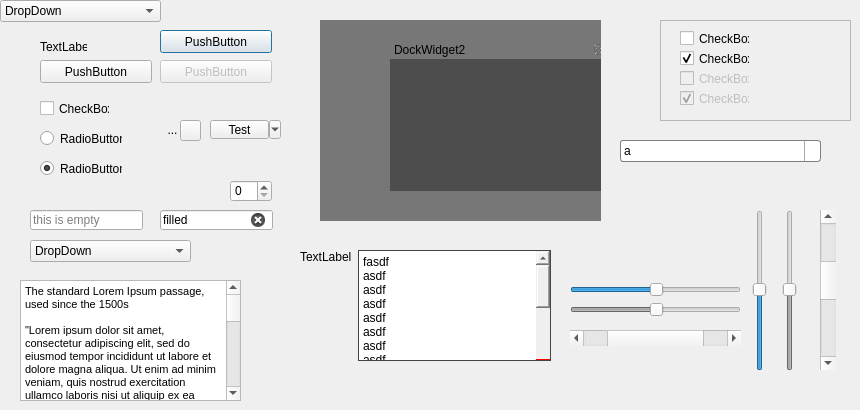
  <widget class="QWidget" name="centralwidget">
   <widget class="QPushButton" name="pushButton">
    <property name="geometry">
     <rect>
      <x>40</x>
      <y>60</y>
      <width>112</width>
      <height>23</height>
     </rect>
    </property>
    <property name="text">
     <string>PushButton</string>
    </property>
    <property name="flat">
     <bool>false</bool>
    </property>
   </widget>
   <widget class="QCheckBox" name="checkBox">
    <property name="geometry">
     <rect>
      <x>40</x>
      <y>100</y>
      <width>70</width>
      <height>17</height>
     </rect>
    </property>
    <property name="text">
     <string>CheckBox</string>
    </property>
   </widget>
   <widget class="QRadioButton" name="radioButton">
    <property name="geometry">
     <rect>
      <x>40</x>
      <y>130</y>
      <width>82</width>
      <height>17</height>
     </rect>
    </property>
    <property name="text">
     <string>RadioButton</string>
    </property>
   </widget>
   <widget class="QRadioButton" name="radioButton_2">
    <property name="geometry">
     <rect>
      <x>40</x>
      <y>160</y>
      <width>82</width>
      <height>17</height>
     </rect>
    </property>
    <property name="text">
     <string>RadioButton</string>
    </property>
    <property name="checked">
     <bool>true</bool>
    </property>
   </widget>
   <widget class="QSlider" name="horizontalSlider">
    <property name="enabled">
     <bool>false</bool>
    </property>
    <property name="geometry">
     <rect>
      <x>570</x>
      <y>300</y>
      <width>171</width>
      <height>19</height>
     </rect>
    </property>
    <property name="value">
     <number>50</number>
    </property>
    <property name="orientation">
     <enum>Qt::Horizontal</enum>
    </property>
   </widget>
   <widget class="QScrollBar" name="verticalScrollBar">
    <property name="geometry">
     <rect>
      <x>820</x>
      <y>210</y>
      <width>16</width>
      <height>160</height>
     </rect>
    </property>
    <property name="maximum">
     <number>50</number>
    </property>
    <property name="pageStep">
     <number>20</number>
    </property>
    <property name="value">
     <number>20</number>
    </property>
    <property name="sliderPosition">
     <number>20</number>
    </property>
    <property name="orientation">
     <enum>Qt::Vertical</enum>
    </property>
   </widget>
   <widget class="QScrollBar" name="horizontalScrollBar">
    <property name="geometry">
     <rect>
      <x>570</x>
      <y>330</y>
      <width>171</width>
      <height>16</height>
     </rect>
    </property>
    <property name="maximum">
     <number>20</number>
    </property>
    <property name="pageStep">
     <number>40</number>
    </property>
    <property name="value">
     <number>10</number>
    </property>
    <property name="orientation">
     <enum>Qt::Horizontal</enum>
    </property>
   </widget>
   <widget class="QSlider" name="verticalSlider">
    <property name="geometry">
     <rect>
      <x>750</x>
      <y>210</y>
      <width>19</width>
      <height>161</height>
     </rect>
    </property>
    <property name="value">
     <number>50</number>
    </property>
    <property name="orientation">
     <enum>Qt::Vertical</enum>
    </property>
   </widget>
   <widget class="QComboBox" name="comboBox">
    <property name="geometry">
     <rect>
      <x>30</x>
      <y>240</y>
      <width>161</width>
      <height>22</height>
     </rect>
    </property>
    <item>
     <property name="text">
      <string>DropDown</string>
     </property>
    </item>
    <item>
     <property name="text">
      <string>a</string>
     </property>
    </item>
    <item>
     <property name="text">
      <string>b</string>
     </property>
    </item>
    <item>
     <property name="text">
      <string>c</string>
     </property>
    </item>
    <item>
     <property name="text">
      <string>d</string>
     </property>
    </item>
    <item>
     <property name="text">
      <string>e</string>
     </property>
    </item>
    <item>
     <property name="text">
      <string>f</string>
     </property>
    </item>
    <item>
     <property name="text">
      <string>g</string>
     </property>
    </item>
    <item>
     <property name="text">
      <string>h</string>
     </property>
    </item>
    <item>
     <property name="text">
      <string>i</string>
     </property>
    </item>
    <item>
     <property name="text">
      <string>j</string>
     </property>
    </item>
    <item>
     <property name="text">
      <string>k</string>
     </property>
    </item>
    <item>
     <property name="text">
      <string>l</string>
     </property>
    </item>
    <item>
     <property name="text">
      <string>m</string>
     </property>
    </item>
    <item>
     <property name="text">
      <string>n</string>
     </property>
    </item>
    <item>
     <property name="text">
      <string>o</string>
     </property>
    </item>
    <item>
     <property name="text">
      <string>p</string>
     </property>
    </item>
    <item>
     <property name="text">
      <string>q</string>
     </property>
    </item>
    <item>
     <property name="text">
      <string>r</string>
     </property>
    </item>
    <item>
     <property name="text">
      <string>s</string>
     </property>
    </item>
    <item>
     <property name="text">
      <string>t</string>
     </property>
    </item>
    <item>
     <property name="text">
      <string>u</string>
     </property>
    </item>
    <item>
     <property name="text">
      <string>v</string>
     </property>
    </item>
    <item>
     <property name="text">
      <string>w</string>
     </property>
    </item>
    <item>
     <property name="text">
      <string>x</string>
     </property>
    </item>
    <item>
     <property name="text">
      <string>y</string>
     </property>
    </item>
    <item>
     <property name="text">
      <string>z</string>
     </property>
    </item>
   </widget>
   <widget class="QWidget" name="widget" native="true">
    <property name="geometry">
     <rect>
      <x>320</x>
      <y>20</y>
      <width>281</width>
      <height>201</height>
     </rect>
    </property>
    <property name="styleSheet">
     <string notr="true">QWidget {
	background-color: #777
}</string>
    </property>
    <widget class="QDockWidget" name="dockWidget_2">
     <property name="geometry">
      <rect>
       <x>70</x>
       <y>20</y>
       <width>231</width>
       <height>151</height>
      </rect>
     </property>
     <property name="styleSheet">
      <string notr="true">QWidget {
	background-color: #4D4D4D;
}</string>
     </property>
     <property name="floating">
      <bool>false</bool>
     </property>
     <property name="windowTitle">
      <string>DockWidget2</string>
     </property>
     <widget class="QWidget" name="dockWidgetContents_2"/>
    </widget>
   </widget>
   <widget class="QTextEdit" name="textEdit">
    <property name="geometry">
     <rect>
      <x>20</x>
      <y>280</y>
      <width>221</width>
      <height>121</height>
     </rect>
    </property>
    <property name="html">
     <string>&lt;!DOCTYPE HTML PUBLIC &quot;-//W3C//DTD HTML 4.0//EN&quot; &quot;http://www.w3.org/TR/REC-html40/strict.dtd&quot;&gt;
&lt;html&gt;&lt;head&gt;&lt;meta name=&quot;qrichtext&quot; content=&quot;1&quot; /&gt;&lt;style type=&quot;text/css&quot;&gt;
p, li { white-space: pre-wrap; }
&lt;/style&gt;&lt;/head&gt;&lt;body style=&quot; font-family:'Segoe UI'; font-size:8.25pt; font-weight:400; font-style:normal;&quot;&gt;
&lt;p style=&quot; margin-top:0px; margin-bottom:0px; margin-left:0px; margin-right:0px; -qt-block-indent:0; text-indent:0px;&quot;&gt;&lt;span style=&quot; font-family:'Calibra';&quot;&gt;The standard Lorem Ipsum passage, used since the 1500s&lt;/span&gt;&lt;/p&gt;
&lt;p style=&quot;-qt-paragraph-type:empty; margin-top:0px; margin-bottom:0px; margin-left:0px; margin-right:0px; -qt-block-indent:0; text-indent:0px; font-family:'Calibra';&quot;&gt;&lt;br /&gt;&lt;/p&gt;
&lt;p style=&quot; margin-top:0px; margin-bottom:0px; margin-left:0px; margin-right:0px; -qt-block-indent:0; text-indent:0px;&quot;&gt;&lt;span style=&quot; font-family:'Calibra';&quot;&gt;&amp;quot;Lorem ipsum dolor sit amet, consectetur adipiscing elit, sed do eiusmod tempor incididunt ut labore et dolore magna aliqua. Ut enim ad minim veniam, quis nostrud exercitation ullamco laboris nisi ut aliquip ex ea commodo consequat. Duis aute irure dolor in reprehenderit in voluptate velit esse cillum dolore eu fugiat nulla pariatur. Excepteur sint occaecat cupidatat non proident, sunt in culpa qui officia deserunt mollit anim id est laborum.&amp;quot;&lt;/span&gt;&lt;/p&gt;
&lt;p style=&quot; margin-top:0px; margin-bottom:0px; margin-left:0px; margin-right:0px; -qt-block-indent:0; text-indent:0px;&quot;&gt;&lt;span style=&quot; font-family:'Calibra';&quot;&gt;Section 1.10.32 of &amp;quot;de Finibus Bonorum et Malorum&amp;quot;, written by Cicero in 45 BC&lt;/span&gt;&lt;/p&gt;
&lt;p style=&quot;-qt-paragraph-type:empty; margin-top:0px; margin-bottom:0px; margin-left:0px; margin-right:0px; -qt-block-indent:0; text-indent:0px; font-family:'Calibra';&quot;&gt;&lt;br /&gt;&lt;/p&gt;
&lt;p style=&quot; margin-top:0px; margin-bottom:0px; margin-left:0px; margin-right:0px; -qt-block-indent:0; text-indent:0px;&quot;&gt;&lt;span style=&quot; font-family:'Calibra';&quot;&gt;&amp;quot;Sed ut perspiciatis unde omnis iste natus error sit voluptatem accusantium doloremque laudantium, totam rem aperiam, eaque ipsa quae ab illo inventore veritatis et quasi architecto beatae vitae dicta sunt explicabo. Nemo enim ipsam voluptatem quia voluptas sit aspernatur aut odit aut fugit, sed quia consequuntur magni dolores eos qui ratione voluptatem sequi nesciunt. Neque porro quisquam est, qui dolorem ipsum quia dolor sit amet, consectetur, adipisci velit, sed quia non numquam eius modi tempora incidunt ut labore et dolore magnam aliquam quaerat voluptatem. Ut enim ad minima veniam, quis nostrum exercitationem ullam corporis suscipit laboriosam, nisi ut aliquid ex ea commodi consequatur? Quis autem vel eum iure reprehenderit qui in ea voluptate velit esse quam nihil molestiae consequatur, vel illum qui dolorem eum fugiat quo voluptas nulla pariatur?&amp;quot;&lt;/span&gt;&lt;/p&gt;&lt;/body&gt;&lt;/html&gt;</string>
    </property>
   </widget>
   <widget class="QLineEdit" name="lineEdit">
    <property name="geometry">
     <rect>
      <x>30</x>
      <y>210</y>
      <width>113</width>
      <height>20</height>
     </rect>
    </property>
    <property name="text">
     <string/>
    </property>
    <property name="placeholderText">
     <string>this is empty</string>
    </property>
    <property name="clearButtonEnabled">
     <bool>true</bool>
    </property>
   </widget>
   <widget class="QSpinBox" name="spinBox">
    <property name="geometry">
     <rect>
      <x>230</x>
      <y>180</y>
      <width>42</width>
      <height>22</height>
     </rect>
    </property>
   </widget>
   <widget class="QLabel" name="label">
    <property name="geometry">
     <rect>
      <x>40</x>
      <y>40</y>
      <width>47</width>
      <height>13</height>
     </rect>
    </property>
    <property name="text">
     <string>TextLabel</string>
    </property>
   </widget>
   <widget class="QToolButton" name="toolButton_2">
    <property name="geometry">
     <rect>
      <x>160</x>
      <y>120</y>
      <width>25</width>
      <height>19</height>
     </rect>
    </property>
    <property name="text">
     <string>...</string>
    </property>
    <property name="icon">
     <iconset>
      <normaloff>:/stylesheets/images/dock-sticky.png</normaloff>:/stylesheets/images/dock-sticky.png</iconset>
    </property>
    <property name="autoRaise">
     <bool>true</bool>
    </property>
   </widget>
   <widget class="QToolButton" name="toolButton_3">
    <property name="geometry">
     <rect>
      <x>220</x>
      <y>120</y>
      <width>25</width>
      <height>19</height>
     </rect>
    </property>
    <property name="text">
     <string>...</string>
    </property>
    <property name="icon">
     <iconset>
      <normaloff>:/stylesheets/images/close.png</normaloff>:/stylesheets/images/close.png</iconset>
    </property>
    <property name="autoRaise">
     <bool>true</bool>
    </property>
   </widget>
   <widget class="QPushButton" name="pushButton_2">
    <property name="enabled">
     <bool>false</bool>
    </property>
    <property name="geometry">
     <rect>
      <x>160</x>
      <y>60</y>
      <width>112</width>
      <height>23</height>
     </rect>
    </property>
    <property name="text">
     <string>PushButton</string>
    </property>
   </widget>
   <widget class="QSlider" name="horizontalSlider_2">
    <property name="geometry">
     <rect>
      <x>570</x>
      <y>280</y>
      <width>171</width>
      <height>19</height>
     </rect>
    </property>
    <property name="value">
     <number>50</number>
    </property>
    <property name="orientation">
     <enum>Qt::Horizontal</enum>
    </property>
   </widget>
   <widget class="QSlider" name="verticalSlider_2">
    <property name="enabled">
     <bool>false</bool>
    </property>
    <property name="geometry">
     <rect>
      <x>780</x>
      <y>210</y>
      <width>19</width>
      <height>161</height>
     </rect>
    </property>
    <property name="value">
     <number>50</number>
    </property>
    <property name="orientation">
     <enum>Qt::Vertical</enum>
    </property>
   </widget>
   <widget class="QFrame" name="frame_2">
    <property name="geometry">
     <rect>
      <x>660</x>
      <y>20</y>
      <width>191</width>
      <height>101</height>
     </rect>
    </property>
    <property name="styleSheet">
     <string notr="true"/>
    </property>
    <property name="frameShape">
     <enum>QFrame::StyledPanel</enum>
    </property>
    <property name="frameShadow">
     <enum>QFrame::Raised</enum>
    </property>
    <widget class="QCheckBox" name="checkBox_10">
     <property name="geometry">
      <rect>
       <x>20</x>
       <y>10</y>
       <width>70</width>
       <height>17</height>
      </rect>
     </property>
     <property name="text">
      <string>CheckBox</string>
     </property>
    </widget>
    <widget class="QCheckBox" name="checkBox_11">
     <property name="geometry">
      <rect>
       <x>20</x>
       <y>30</y>
       <width>70</width>
       <height>17</height>
      </rect>
     </property>
     <property name="text">
      <string>CheckBox</string>
     </property>
     <property name="checked">
      <bool>true</bool>
     </property>
    </widget>
    <widget class="QCheckBox" name="checkBox_12">
     <property name="enabled">
      <bool>false</bool>
     </property>
     <property name="geometry">
      <rect>
       <x>20</x>
       <y>50</y>
       <width>70</width>
       <height>17</height>
      </rect>
     </property>
     <property name="text">
      <string>CheckBox</string>
     </property>
    </widget>
    <widget class="QCheckBox" name="checkBox_13">
     <property name="enabled">
      <bool>false</bool>
     </property>
     <property name="geometry">
      <rect>
       <x>20</x>
       <y>70</y>
       <width>70</width>
       <height>17</height>
      </rect>
     </property>
     <property name="text">
      <string>CheckBox</string>
     </property>
     <property name="checked">
      <bool>true</bool>
     </property>
    </widget>
   </widget>
   <widget class="QLineEdit" name="lineEdit_2">
    <property name="geometry">
     <rect>
      <x>160</x>
      <y>210</y>
      <width>113</width>
      <height>20</height>
     </rect>
    </property>
    <property name="text">
     <string>filled</string>
    </property>
    <property name="placeholderText">
     <string>this is empty</string>
    </property>
    <property name="clearButtonEnabled">
     <bool>true</bool>
    </property>
   </widget>
   <widget class="QPushButton" name="pushButton_3">
    <property name="geometry">
     <rect>
      <x>160</x>
      <y>30</y>
      <width>112</width>
      <height>23</height>
     </rect>
    </property>
    <property name="text">
     <string>PushButton</string>
    </property>
    <property name="default">
     <bool>true</bool>
    </property>
    <property name="flat">
     <bool>false</bool>
    </property>
   </widget>
   <widget class="QWidget" name="horizontalLayoutWidget">
    <property name="geometry">
     <rect>
      <x>300</x>
      <y>250</y>
      <width>251</width>
      <height>111</height>
     </rect>
    </property>
    <layout class="QHBoxLayout" name="horizontalLayout">
     <item>
      <layout class="QVBoxLayout" name="verticalLayout_4">
       <item>
        <widget class="QLabel" name="label_2">
         <property name="text">
          <string>TextLabel</string>
         </property>
        </widget>
       </item>
       <item>
        <spacer name="verticalSpacer">
         <property name="orientation">
          <enum>Qt::Vertical</enum>
         </property>
         <property name="sizeHint" stdset="0">
          <size>
           <width>20</width>
           <height>40</height>
          </size>
         </property>
        </spacer>
       </item>
      </layout>
     </item>
     <item>
      <widget class="QPlainTextEdit" name="plainTextEdit">
       <property name="styleSheet">
        <string notr="true">

QPlainTextEdit {
    border: 1px solid #444;
}
QPlainTextEdit:hover  {
    background: #47474b;
    border: 1px solid #268bd2;
}
QPlainTextEdit:hover QScrollBar, QPlainTextEdit:hover QScrollBar::add-page, QPlainTextEdit:hover QScrollBar::add-line,QPlainTextEdit:hover  QScrollBar::sub-page, QPlainTextEdit:hover QScrollBar::sub-line{
/*    background: #47474b;*/
}
QPlainTextEdit QScrollBar, QPlainTextEdit QScrollBar::add-line {
	border-bottom: 1px solid red;
}</string>
       </property>
       <property name="verticalScrollBarPolicy">
        <enum>Qt::ScrollBarAlwaysOn</enum>
       </property>
       <property name="horizontalScrollBarPolicy">
        <enum>Qt::ScrollBarAlwaysOff</enum>
       </property>
       <property name="tabChangesFocus">
        <bool>true</bool>
       </property>
       <property name="plainText">
        <string>fasdf
asdf
asdf
asdf
asdf
asdf
asdf
asdf
asdf
asdf
asdf
asdf
</string>
       </property>
       <property name="backgroundVisible">
        <bool>true</bool>
       </property>
      </widget>
     </item>
    </layout>
   </widget>
   <widget class="QComboBox" name="comboBox_2">
    <property name="geometry">
     <rect>
      <x>0</x>
      <y>0</y>
      <width>161</width>
      <height>22</height>
     </rect>
    </property>
    <item>
     <property name="text">
      <string>DropDown</string>
     </property>
    </item>
    <item>
     <property name="text">
      <string>a</string>
     </property>
    </item>
    <item>
     <property name="text">
      <string>b</string>
     </property>
    </item>
    <item>
     <property name="text">
      <string>c</string>
     </property>
    </item>
    <item>
     <property name="text">
      <string>d</string>
     </property>
    </item>
    <item>
     <property name="text">
      <string>e</string>
     </property>
    </item>
    <item>
     <property name="text">
      <string>f</string>
     </property>
    </item>
    <item>
     <property name="text">
      <string>g</string>
     </property>
    </item>
    <item>
     <property name="text">
      <string>h</string>
     </property>
    </item>
    <item>
     <property name="text">
      <string>i</string>
     </property>
    </item>
    <item>
     <property name="text">
      <string>j</string>
     </property>
    </item>
    <item>
     <property name="text">
      <string>k</string>
     </property>
    </item>
    <item>
     <property name="text">
      <string>l</string>
     </property>
    </item>
    <item>
     <property name="text">
      <string>m</string>
     </property>
    </item>
    <item>
     <property name="text">
      <string>n</string>
     </property>
    </item>
    <item>
     <property name="text">
      <string>o</string>
     </property>
    </item>
    <item>
     <property name="text">
      <string>p</string>
     </property>
    </item>
    <item>
     <property name="text">
      <string>q</string>
     </property>
    </item>
    <item>
     <property name="text">
      <string>r</string>
     </property>
    </item>
    <item>
     <property name="text">
      <string>s</string>
     </property>
    </item>
    <item>
     <property name="text">
      <string>t</string>
     </property>
    </item>
    <item>
     <property name="text">
      <string>u</string>
     </property>
    </item>
    <item>
     <property name="text">
      <string>v</string>
     </property>
    </item>
    <item>
     <property name="text">
      <string>w</string>
     </property>
    </item>
    <item>
     <property name="text">
      <string>x</string>
     </property>
    </item>
    <item>
     <property name="text">
      <string>y</string>
     </property>
    </item>
    <item>
     <property name="text">
      <string>z</string>
     </property>
    </item>
   </widget>
   <widget class="QComboBox" name="comboBox_4">
    <property name="geometry">
     <rect>
      <x>620</x>
      <y>140</y>
      <width>201</width>
      <height>22</height>
     </rect>
    </property>
    <property name="styleSheet">
     <string notr="true">QComboBox {
    border: 1px solid gray;
    border-radius: 3px;
    padding: 1px 18px 1px 3px;
    min-width: 6em;
}

QComboBox:editable {
    background: white;
}

QComboBox:!editable, QComboBox::drop-down:editable {
     background: qlineargradient(x1: 0, y1: 0, x2: 0, y2: 1,
                                 stop: 0 #E1E1E1, stop: 0.4 #DDDDDD,
                                 stop: 0.5 #D8D8D8, stop: 1.0 #D3D3D3);
}

/* QComboBox gets the &quot;on&quot; state when the popup is open */
QComboBox:!editable:on, QComboBox::drop-down:editable:on {
    background: qlineargradient(x1: 0, y1: 0, x2: 0, y2: 1,
                                stop: 0 #D3D3D3, stop: 0.4 #D8D8D8,
                                stop: 0.5 #DDDDDD, stop: 1.0 #E1E1E1);
}

QComboBox:on { /* shift the text when the popup opens */
    padding-top: 3px;
    padding-left: 4px;
}

QComboBox::drop-down {
    subcontrol-origin: padding;
    subcontrol-position: top right;
    width: 15px;

    border-left-width: 1px;
    border-left-color: darkgray;
    border-left-style: solid; /* just a single line */
    border-top-right-radius: 3px; /* same radius as the QComboBox */
    border-bottom-right-radius: 3px;
}

QComboBox::down-arrow {
    image: url(/usr/share/icons/crystalsvg/16x16/actions/1downarrow.png);
}

QComboBox::down-arrow:on { /* shift the arrow when popup is open */
    top: 1px;
    left: 1px;
}
QComboBox QAbstractItemView {
    border: 0px solid darkgray;
    selection-background-color: lightgray;
}</string>
    </property>
    <item>
     <property name="text">
      <string>a</string>
     </property>
    </item>
    <item>
     <property name="text">
      <string>b</string>
     </property>
    </item>
    <item>
     <property name="text">
      <string>c</string>
     </property>
    </item>
    <item>
     <property name="text">
      <string>d</string>
     </property>
    </item>
    <item>
     <property name="text">
      <string>e</string>
     </property>
    </item>
    <item>
     <property name="text">
      <string>f</string>
     </property>
    </item>
    <item>
     <property name="text">
      <string>g</string>
     </property>
    </item>
    <item>
     <property name="text">
      <string>h</string>
     </property>
    </item>
    <item>
     <property name="text">
      <string>i</string>
     </property>
    </item>
    <item>
     <property name="text">
      <string>j</string>
     </property>
    </item>
    <item>
     <property name="text">
      <string>k</string>
     </property>
    </item>
    <item>
     <property name="text">
      <string>l</string>
     </property>
    </item>
    <item>
     <property name="text">
      <string>m</string>
     </property>
    </item>
    <item>
     <property name="text">
      <string>n</string>
     </property>
    </item>
   </widget>
   <widget class="QToolButton" name="toolButton_4">
    <property name="geometry">
     <rect>
      <x>180</x>
      <y>120</y>
      <width>21</width>
      <height>21</height>
     </rect>
    </property>
    <property name="text">
     <string/>
    </property>
    <property name="icon">
     <iconset resource="../inviwo.qrc">
      <normaloff>:/svgicons/newfile.svg</normaloff>:/svgicons/newfile.svg</iconset>
    </property>
   </widget>
   <widget class="QToolButton" name="smartLinkButton">
    <property name="geometry">
     <rect>
      <x>210</x>
      <y>120</y>
      <width>71</width>
      <height>19</height>
     </rect>
    </property>
    <property name="text">
     <string>Test</string>
    </property>
    <property name="icon">
     <iconset resource="../inviwo.qrc">
      <normaloff>:/svgicons/about-enabled.svg</normaloff>:/svgicons/about-enabled.svg</iconset>
    </property>
    <property name="popupMode">
     <enum>QToolButton::MenuButtonPopup</enum>
    </property>
    <property name="toolButtonStyle">
     <enum>Qt::ToolButtonTextBesideIcon</enum>
    </property>
   </widget>
   <zorder>widget</zorder>
   <zorder>pushButton</zorder>
   <zorder>checkBox</zorder>
   <zorder>radioButton</zorder>
   <zorder>radioButton_2</zorder>
   <zorder>horizontalSlider</zorder>
   <zorder>verticalScrollBar</zorder>
   <zorder>horizontalScrollBar</zorder>
   <zorder>verticalSlider</zorder>
   <zorder>comboBox</zorder>
   <zorder>textEdit</zorder>
   <zorder>lineEdit</zorder>
   <zorder>spinBox</zorder>
   <zorder>label</zorder>
   <zorder>toolButton_2</zorder>
   <zorder>toolButton_3</zorder>
   <zorder>pushButton_2</zorder>
   <zorder>horizontalSlider_2</zorder>
   <zorder>verticalSlider_2</zorder>
   <zorder>frame_2</zorder>
   <zorder>lineEdit_2</zorder>
   <zorder>pushButton_3</zorder>
   <zorder>horizontalLayoutWidget</zorder>
   <zorder>comboBox_2</zorder>
   <zorder>comboBox_4</zorder>
   <zorder>toolButton_4</zorder>
   <zorder>smartLinkButton</zorder>
  </widget>
